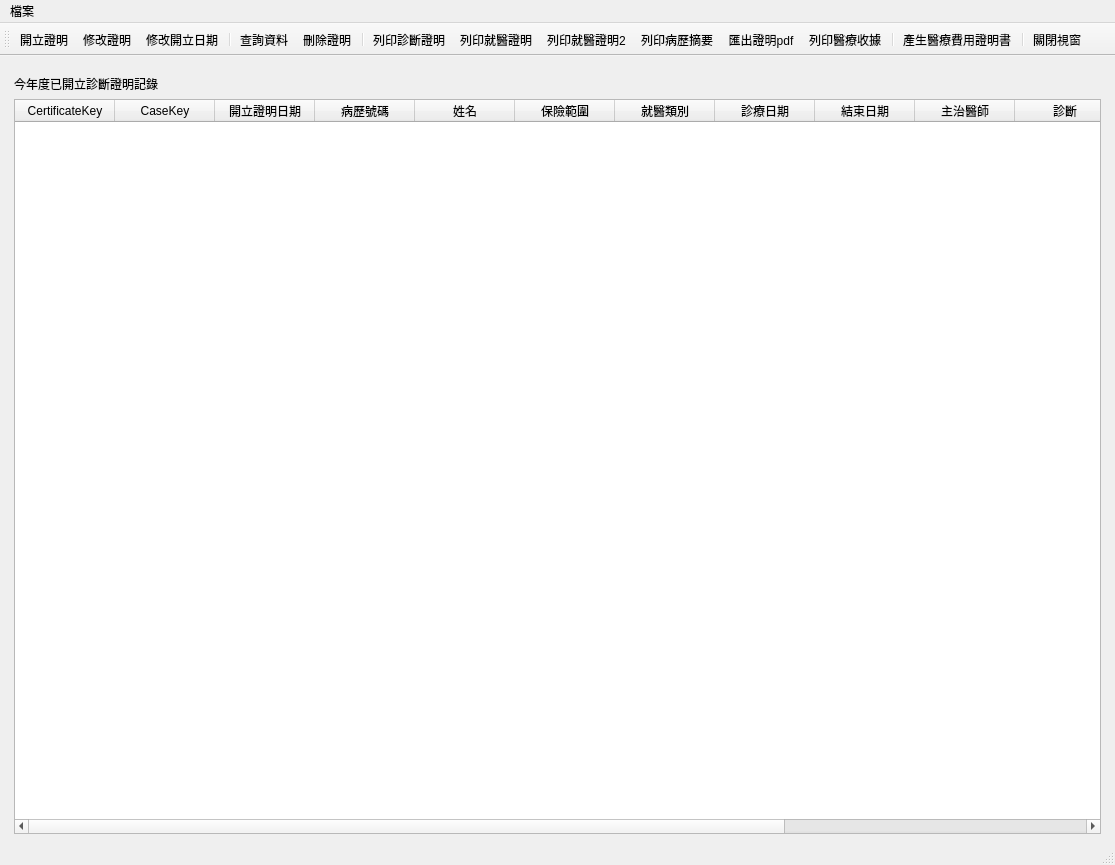
<?xml version="1.0" encoding="UTF-8"?>
<ui version="4.0">
 <class>Window_certificate_diagnosis</class>
 <widget class="QMainWindow" name="Window_certificate_diagnosis">
  <property name="geometry">
   <rect>
    <x>0</x>
    <y>0</y>
    <width>1115</width>
    <height>865</height>
   </rect>
  </property>
  <property name="windowTitle">
   <string>診斷證明書</string>
  </property>
  <widget class="QWidget" name="centralwidget">
   <layout class="QHBoxLayout" name="horizontalLayout">
    <item>
     <layout class="QVBoxLayout" name="verticalLayout">
      <property name="leftMargin">
       <number>5</number>
      </property>
      <property name="topMargin">
       <number>10</number>
      </property>
      <property name="rightMargin">
       <number>5</number>
      </property>
      <item>
       <widget class="QLabel" name="label">
        <property name="font">
         <font>
          <weight>50</weight>
          <bold>false</bold>
         </font>
        </property>
        <property name="text">
         <string>今年度已開立診斷證明記錄</string>
        </property>
       </widget>
      </item>
      <item>
       <widget class="QTableWidget" name="tableWidget_certificate_list">
        <property name="editTriggers">
         <set>QAbstractItemView::NoEditTriggers</set>
        </property>
        <property name="selectionMode">
         <enum>QAbstractItemView::SingleSelection</enum>
        </property>
        <property name="selectionBehavior">
         <enum>QAbstractItemView::SelectRows</enum>
        </property>
        <column>
         <property name="text">
          <string>CertificateKey</string>
         </property>
        </column>
        <column>
         <property name="text">
          <string>CaseKey</string>
         </property>
        </column>
        <column>
         <property name="text">
          <string>開立證明日期</string>
         </property>
        </column>
        <column>
         <property name="text">
          <string>病歷號碼</string>
         </property>
        </column>
        <column>
         <property name="text">
          <string>姓名</string>
         </property>
        </column>
        <column>
         <property name="text">
          <string>保險範圍</string>
         </property>
        </column>
        <column>
         <property name="text">
          <string>就醫類別</string>
         </property>
        </column>
        <column>
         <property name="text">
          <string>診療日期</string>
         </property>
        </column>
        <column>
         <property name="text">
          <string>結束日期</string>
         </property>
        </column>
        <column>
         <property name="text">
          <string>主治醫師</string>
         </property>
        </column>
        <column>
         <property name="text">
          <string>診斷</string>
         </property>
        </column>
        <column>
         <property name="text">
          <string>醫囑</string>
         </property>
        </column>
        <column>
         <property name="text">
          <string>診斷書費用</string>
         </property>
        </column>
        <column>
         <property name="text">
          <string>已批價</string>
         </property>
        </column>
       </widget>
      </item>
     </layout>
    </item>
   </layout>
  </widget>
  <widget class="QStatusBar" name="statusbar"/>
  <widget class="QToolBar" name="toolBar">
   <property name="windowTitle">
    <string>toolBar</string>
   </property>
   <property name="toolButtonStyle">
    <enum>Qt::ToolButtonTextUnderIcon</enum>
   </property>
   <attribute name="toolBarArea">
    <enum>TopToolBarArea</enum>
   </attribute>
   <attribute name="toolBarBreak">
    <bool>false</bool>
   </attribute>
   <addaction name="action_add_certificate"/>
   <addaction name="action_modify_certificate"/>
   <addaction name="action_modify_certificate_date"/>
   <addaction name="separator"/>
   <addaction name="action_query_certificate"/>
   <addaction name="action_remove_certificate"/>
   <addaction name="separator"/>
   <addaction name="action_print_certificate"/>
   <addaction name="action_print_certificate_proof"/>
   <addaction name="action_print_diagnosis_proof"/>
   <addaction name="action_print_certificate_summary"/>
   <addaction name="action_print_certificate_pdf"/>
   <addaction name="action_print_receipt"/>
   <addaction name="separator"/>
   <addaction name="action_export_certificate_payment"/>
   <addaction name="separator"/>
   <addaction name="action_close"/>
  </widget>
  <widget class="QMenuBar" name="menubar">
   <property name="geometry">
    <rect>
     <x>0</x>
     <y>0</y>
     <width>1115</width>
     <height>33</height>
    </rect>
   </property>
   <widget class="QMenu" name="menu">
    <property name="title">
     <string>檔案</string>
    </property>
    <addaction name="action_export_to_excel"/>
    <addaction name="action_export_certificate_list_excel"/>
    <addaction name="action_export_table_to_excel"/>
   </widget>
   <addaction name="menu"/>
  </widget>
  <action name="action_add_certificate">
   <property name="icon">
    <iconset>
     <normaloff>../icons/document-new.svg</normaloff>../icons/document-new.svg</iconset>
   </property>
   <property name="text">
    <string>開立證明</string>
   </property>
   <property name="toolTip">
    <string>開立診斷證明</string>
   </property>
  </action>
  <action name="action_close">
   <property name="icon">
    <iconset>
     <normaloff>../icons/application-exit.svg</normaloff>../icons/application-exit.svg</iconset>
   </property>
   <property name="text">
    <string>關閉視窗</string>
   </property>
  </action>
  <action name="action_remove_certificate">
   <property name="icon">
    <iconset>
     <normaloff>../icons/user-trash.png</normaloff>../icons/user-trash.png</iconset>
   </property>
   <property name="text">
    <string>刪除證明</string>
   </property>
  </action>
  <action name="action_print_certificate">
   <property name="icon">
    <iconset>
     <normaloff>../icons/document-print.png</normaloff>../icons/document-print.png</iconset>
   </property>
   <property name="text">
    <string>列印診斷證明</string>
   </property>
   <property name="toolTip">
    <string>列印診斷證明</string>
   </property>
  </action>
  <action name="action_query_certificate">
   <property name="icon">
    <iconset>
     <normaloff>../icons/document-open.svg</normaloff>../icons/document-open.svg</iconset>
   </property>
   <property name="text">
    <string>查詢資料</string>
   </property>
  </action>
  <action name="action_export_certificate_payment">
   <property name="icon">
    <iconset>
     <normaloff>../icons/document-export.svg</normaloff>../icons/document-export.svg</iconset>
   </property>
   <property name="text">
    <string>產生醫療費用證明書</string>
   </property>
   <property name="toolTip">
    <string>產生醫療費用證明書</string>
   </property>
  </action>
  <action name="action_modify_certificate">
   <property name="icon">
    <iconset>
     <normaloff>../icons/edit-select-all.svg</normaloff>../icons/edit-select-all.svg</iconset>
   </property>
   <property name="text">
    <string>修改證明</string>
   </property>
   <property name="toolTip">
    <string>開立診斷證明</string>
   </property>
  </action>
  <action name="action_print_receipt">
   <property name="icon">
    <iconset>
     <normaloff>../icons/document-print.svg</normaloff>../icons/document-print.svg</iconset>
   </property>
   <property name="text">
    <string>列印醫療收據</string>
   </property>
  </action>
  <action name="action_print_certificate_pdf">
   <property name="icon">
    <iconset>
     <normaloff>../icons/document-export.svg</normaloff>../icons/document-export.svg</iconset>
   </property>
   <property name="text">
    <string>匯出證明pdf</string>
   </property>
   <property name="toolTip">
    <string>匯出證明pdf</string>
   </property>
  </action>
  <action name="action_export_certificate_list_excel">
   <property name="icon">
    <iconset>
     <normaloff>../icons/edit-select-all.svg</normaloff>../icons/edit-select-all.svg</iconset>
   </property>
   <property name="text">
    <string>匯出已開立診斷證明明細至excel</string>
   </property>
   <property name="toolTip">
    <string>匯出已開立診斷證明明細至excel</string>
   </property>
  </action>
  <action name="action_print_certificate_proof">
   <property name="icon">
    <iconset>
     <normaloff>../icons/printer.png</normaloff>../icons/printer.png</iconset>
   </property>
   <property name="text">
    <string>列印就醫證明</string>
   </property>
   <property name="toolTip">
    <string>列印就醫證明</string>
   </property>
  </action>
  <action name="action_print_diagnosis_proof">
   <property name="icon">
    <iconset>
     <normaloff>../icons/printer.png</normaloff>../icons/printer.png</iconset>
   </property>
   <property name="text">
    <string>列印就醫證明2</string>
   </property>
   <property name="toolTip">
    <string>列印就醫證明</string>
   </property>
  </action>
  <action name="action_print_certificate_summary">
   <property name="icon">
    <iconset>
     <normaloff>../icons/printer.png</normaloff>../icons/printer.png</iconset>
   </property>
   <property name="text">
    <string>列印病歷摘要</string>
   </property>
   <property name="toolTip">
    <string>列印病歷摘要</string>
   </property>
  </action>
  <action name="action_modify_certificate_date">
   <property name="icon">
    <iconset>
     <normaloff>../icons/accessories-text-editor.png</normaloff>../icons/accessories-text-editor.png</iconset>
   </property>
   <property name="text">
    <string>修改開立日期</string>
   </property>
   <property name="toolTip">
    <string>修改開立日期</string>
   </property>
  </action>
  <action name="action_export_to_excel">
   <property name="icon">
    <iconset>
     <normaloff>../icons/application-vnd.ms-excel.png</normaloff>../icons/application-vnd.ms-excel.png</iconset>
   </property>
   <property name="text">
    <string>匯出診斷證明至excel</string>
   </property>
  </action>
  <action name="action_export_table_to_excel">
   <property name="icon">
    <iconset>
     <normaloff>../icons/application-vnd.ms-excel.png</normaloff>../icons/application-vnd.ms-excel.png</iconset>
   </property>
   <property name="text">
    <string>匯出今年度診斷證明至excel</string>
   </property>
   <property name="toolTip">
    <string>匯出今年度診斷證明至excel</string>
   </property>
  </action>
 </widget>
 <resources/>
 <connections/>
</ui>
